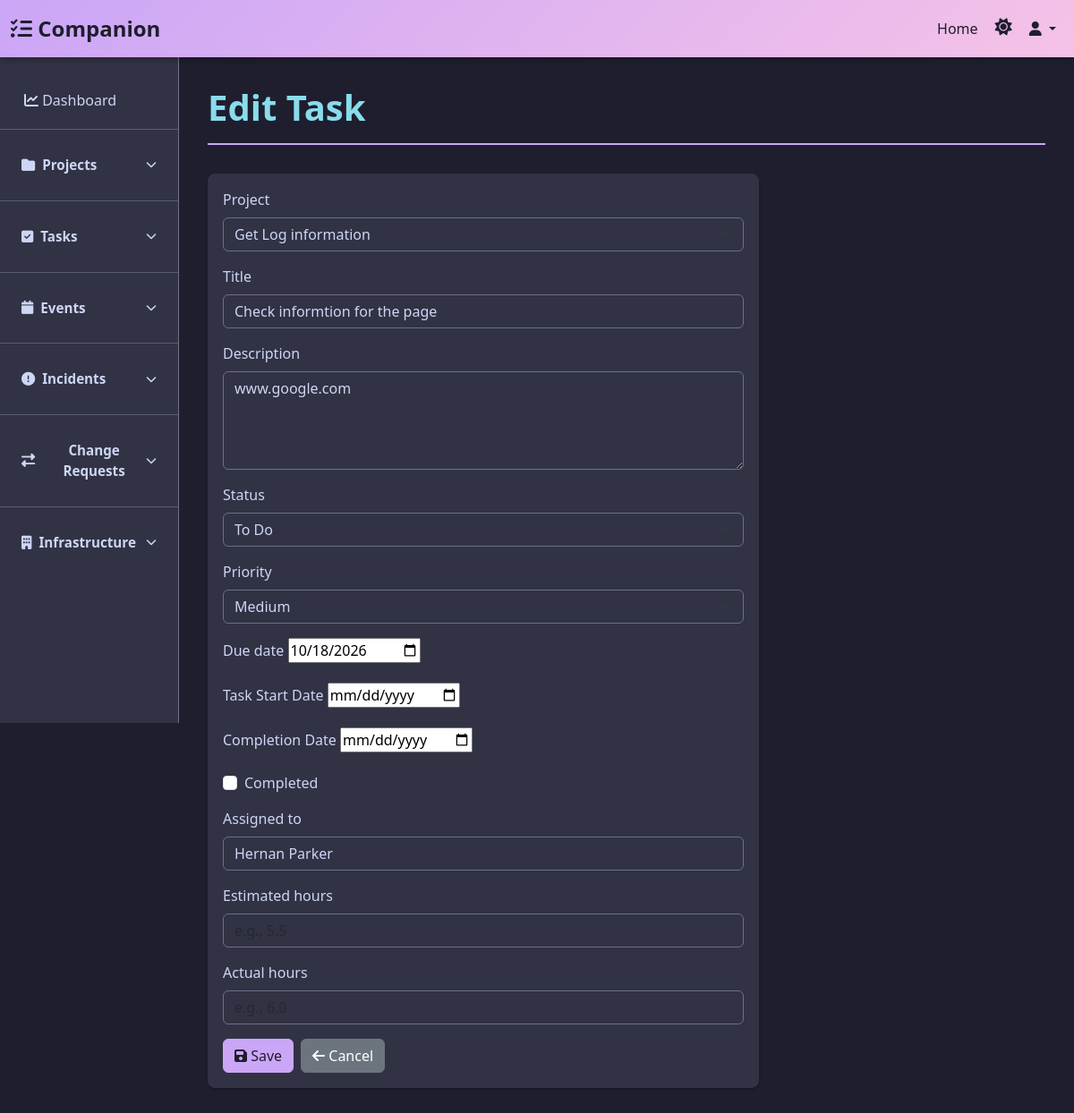
Screenshot of /tasks/2/edit/ with the database file from the repository.
### shiro/models.py (models this page shows, shortened)
class Task(models.Model):
    project = models.ForeignKey(Project, on_delete=models.CASCADE, related_name='tasks', blank=True, null=True)
    title = models.CharField(max_length=255, default='Untitled Task')
    description = models.TextField(blank=True, null=True)
    status = models.CharField(max_length=20, choices=TASK_STATUS_CHOICES, default='todo')
    priority = models.CharField(max_length=20, choices=PRIORITY_CHOICES, default='medium')
    due_date = models.DateField()
    start_date = models.DateField(blank=True, null=True)
    completed_date = models.DateField(blank=True, null=True)
    completed = models.BooleanField(default=False)
    assigned_to = models.CharField(max_length=255, blank=True, null=True)
    estimated_hours = models.DecimalField(max_digits=6, decimal_places=2, blank=True, null=True)
    actual_hours = models.DecimalField(max_digits=6, decimal_places=2, blank=True, null=True)
    created_at = models.DateTimeField(auto_now_add=True)
    updated_at = models.DateTimeField(auto_now=True)
    class Meta:
        ordering = ['due_date', '-created_at']
        verbose_name = 'Task'
        verbose_name_plural = 'Tasks'
        indexes = [
            models.Index(fields=['status', 'due_date']),
            models.Index(fields=['project', 'completed']),
        ]

### shiro/views.py (the view)
# urls.py: path('tasks/<int:pk>/edit/', views.task_edit, name='task_edit'),
def task_edit(request, pk):
    task = get_object_or_404(Task, pk=pk)
    if request.method == 'POST':
        form = TaskForm(request.POST, instance=task)
        if form.is_valid():
            form.save()
            messages.success(request, f'Task "{task.title}" updated successfully!')
            return redirect('shiro:task_detail', pk=task.pk)
    else:
        form = TaskForm(instance=task)
    return render(request, 'shiro/task_form.html', {'form': form, 'task': task, 'title': 'Edit Task'})

### shiro/models.py (called while the page is built)
    def __str__(self):
        return self.name

### templates/shiro/task_form.html (shortened to what this page needs)
{% extends 'shiro/base.html' %}
{% block content %}
<div class="page-header">
    <h1>{{ title }}</h1>
</div>
<div class="row">
    <div class="col-lg-8">
        <div class="card">
            <div class="card-body">
                <form method="post" novalidate>
                    {% for field in form %}
                        <div class="mb-3">
                            {% if field.field.widget.input_type == 'checkbox' %}
                                <div class="form-check">
                                    {{ field }}
                                    <label class="form-check-label" for="{{ field.id_for_label }}">
                                        {{ field.label }}
                                    </label>
                                </div>
                            {% else %}
                                <label for="{{ field.id_for_label }}" class="form-label">{{ field.label }}</label>
                                {{ field }}
                            {% endif %}
                        </div>
                    {% endfor %}
                    <div class="d-flex gap-2">
                        <button type="submit" class="btn btn-primary">
                            <i class="fas fa-save"></i> Save
                        </button>
                        <a href="javascript:history.back()" class="btn btn-secondary">
                            <i class="fas fa-arrow-left"></i> Cancel
                        </a>
                    </div>
                </form>
            </div>
        </div>
    </div>
</div>
{% endblock %}

### templates/shiro/base.html (style rules this page uses)
:root { --dracula-background-light: #f7ede1; --dracula-foreground-light: #2d2a26; --dracula-selection-light: #ffffff; --dracula-comment-light: #8a8378; --dracula-red-light: #e5484d; --dracula-orange-light: #f5822a; --dracula-yellow-light: #d4a017; --dracula-green-light: #2fae5a; --dracula-purple-light: #f5822a; --dracula-cyan-light: #f5822a; --dracula-pink-light: #f5822a; --dracula-background: #1e1e2e; --dracula-foreground: #cdd6f4; --dracula-selection: #313244; --dracula-comment: #6c7086; --dracula-red: #f38ba8; --dracula-orange: #fab387; --dracula-yellow: #f9e2af; --dracula-green: #a6e3a1; --dracula-purple: #cba6f7; --dracula-cyan: #89dceb; --dracula-pink: #f5c2e7; }
body { font-family: 'Segoe UI', Tahoma, Geneva, Verdana, sans-serif; background-color: var(--dracula-background); color: var(--dracula-foreground); transition: background-color 0.3s ease, color 0.3s ease; }
.page-header { margin-bottom: 2rem; padding-bottom: 1rem; border-bottom: 2px solid var(--dracula-purple); }
.page-header h1 { color: var(--dracula-cyan); font-weight: 700; margin: 0; }
.card { border: 1px solid var(--dracula-selection); background-color: var(--dracula-selection); color: var(--dracula-foreground); box-shadow: 0 1px 3px rgba(0,0,0,0.3); border-radius: 0.5rem; transition: all 0.3s ease; margin-bottom: 1.5rem; }
.btn-primary { background-color: var(--dracula-purple); border-color: var(--dracula-purple); color: #1e1e2e; }
.form-control, .form-select { background-color: var(--dracula-selection); color: var(--dracula-foreground); border: 1px solid var(--dracula-comment); }

### rows the page displays
Task: form "Get Log information" "Check informtion for the page" "www.google.com" "To Do" "Medium" "10/18/2026" "Hernan Parker"

### other values shown
{{ title }} "Edit Task"
{{ field.label }} "Project" "Title" "Description" "Status" "Priority" "Due date" "Task Start Date" "Completion Date" "Assigned to" "Estimated hours" "Actual hours"
{{ field.label }} "Completed"
